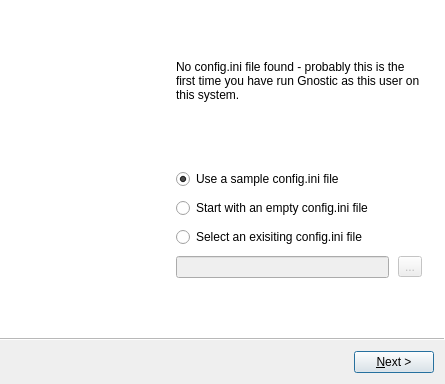
<?xml version="1.0" encoding="UTF-8"?>
<ui version="4.0">
 <class>FirstRunWizard</class>
 <widget class="QWizard" name="FirstRunWizard">
  <property name="geometry">
   <rect>
    <x>0</x>
    <y>0</y>
    <width>445</width>
    <height>384</height>
   </rect>
  </property>
  <property name="windowTitle">
   <string>First Run Wizard</string>
  </property>
  <property name="styleSheet">
   <string notr="true"/>
  </property>
  <property name="wizardStyle">
   <enum>QWizard::ModernStyle</enum>
  </property>
  <property name="options">
   <set>QWizard::NoBackButtonOnStartPage|QWizard::NoCancelButton</set>
  </property>
  <widget class="QWizardPage" name="wizardPage1">
   <layout class="QHBoxLayout" name="horizontalLayout_3">
    <property name="spacing">
     <number>0</number>
    </property>
    <property name="leftMargin">
     <number>0</number>
    </property>
    <property name="topMargin">
     <number>0</number>
    </property>
    <property name="rightMargin">
     <number>15</number>
    </property>
    <property name="bottomMargin">
     <number>0</number>
    </property>
    <item>
     <layout class="QVBoxLayout" name="verticalLayout_2">
      <item>
       <widget class="QWidget" name="logoWidget" native="true">
        <property name="sizePolicy">
         <sizepolicy hsizetype="Fixed" vsizetype="Fixed">
          <horstretch>0</horstretch>
          <verstretch>0</verstretch>
         </sizepolicy>
        </property>
        <property name="minimumSize">
         <size>
          <width>165</width>
          <height>315</height>
         </size>
        </property>
        <property name="maximumSize">
         <size>
          <width>165</width>
          <height>315</height>
         </size>
        </property>
        <property name="styleSheet">
         <string notr="true">background-image: url(:/icons/images/wizard.bmp);
background-position: top left;
background-repeat: none;</string>
        </property>
       </widget>
      </item>
      <item>
       <spacer name="verticalSpacer_4">
        <property name="orientation">
         <enum>Qt::Vertical</enum>
        </property>
        <property name="sizeHint" stdset="0">
         <size>
          <width>0</width>
          <height>0</height>
         </size>
        </property>
       </spacer>
      </item>
     </layout>
    </item>
    <item>
     <spacer name="horizontalSpacer_2">
      <property name="orientation">
       <enum>Qt::Horizontal</enum>
      </property>
      <property name="sizeHint" stdset="0">
       <size>
        <width>36</width>
        <height>20</height>
       </size>
      </property>
     </spacer>
    </item>
    <item>
     <layout class="QVBoxLayout" name="verticalLayout">
      <property name="spacing">
       <number>9</number>
      </property>
      <item>
       <spacer name="verticalSpacer_2">
        <property name="orientation">
         <enum>Qt::Vertical</enum>
        </property>
        <property name="sizeHint" stdset="0">
         <size>
          <width>20</width>
          <height>40</height>
         </size>
        </property>
       </spacer>
      </item>
      <item>
       <widget class="QLabel" name="label">
        <property name="text">
         <string>No config.ini file found - probably this is the first time you have run Gnostic as this user on this system.</string>
        </property>
        <property name="wordWrap">
         <bool>true</bool>
        </property>
       </widget>
      </item>
      <item>
       <spacer name="verticalSpacer_3">
        <property name="orientation">
         <enum>Qt::Vertical</enum>
        </property>
        <property name="sizeHint" stdset="0">
         <size>
          <width>20</width>
          <height>40</height>
         </size>
        </property>
       </spacer>
      </item>
      <item>
       <widget class="QRadioButton" name="sampleRadio">
        <property name="text">
         <string>Use a sample config.ini file</string>
        </property>
        <property name="checked">
         <bool>true</bool>
        </property>
       </widget>
      </item>
      <item>
       <widget class="QRadioButton" name="emptyRadio">
        <property name="text">
         <string>Start with an empty config.ini file</string>
        </property>
       </widget>
      </item>
      <item>
       <widget class="QRadioButton" name="selectRadio">
        <property name="text">
         <string>Select an exisiting config.ini file</string>
        </property>
       </widget>
      </item>
      <item>
       <layout class="QHBoxLayout" name="horizontalLayout_2">
        <property name="spacing">
         <number>9</number>
        </property>
        <property name="rightMargin">
         <number>6</number>
        </property>
        <item>
         <widget class="QLineEdit" name="iniPathEdit">
          <property name="enabled">
           <bool>false</bool>
          </property>
         </widget>
        </item>
        <item>
         <widget class="QToolButton" name="iniBrowseButton">
          <property name="enabled">
           <bool>false</bool>
          </property>
          <property name="text">
           <string>...</string>
          </property>
         </widget>
        </item>
       </layout>
      </item>
      <item>
       <spacer name="verticalSpacer">
        <property name="orientation">
         <enum>Qt::Vertical</enum>
        </property>
        <property name="sizeHint" stdset="0">
         <size>
          <width>20</width>
          <height>40</height>
         </size>
        </property>
       </spacer>
      </item>
     </layout>
    </item>
   </layout>
  </widget>
  <widget class="QWizardPage" name="wizardPage2">
   <layout class="QHBoxLayout" name="horizontalLayout_4">
    <property name="spacing">
     <number>0</number>
    </property>
    <property name="leftMargin">
     <number>0</number>
    </property>
    <property name="topMargin">
     <number>0</number>
    </property>
    <property name="rightMargin">
     <number>15</number>
    </property>
    <property name="bottomMargin">
     <number>0</number>
    </property>
    <item>
     <layout class="QVBoxLayout" name="verticalLayout_6">
      <item>
       <widget class="QWidget" name="logoWidget_3" native="true">
        <property name="sizePolicy">
         <sizepolicy hsizetype="Fixed" vsizetype="Fixed">
          <horstretch>0</horstretch>
          <verstretch>0</verstretch>
         </sizepolicy>
        </property>
        <property name="minimumSize">
         <size>
          <width>165</width>
          <height>315</height>
         </size>
        </property>
        <property name="maximumSize">
         <size>
          <width>165</width>
          <height>315</height>
         </size>
        </property>
        <property name="styleSheet">
         <string notr="true">background-image: url(:/icons/images/wizard.bmp);
background-position: top left;
background-repeat: none;</string>
        </property>
       </widget>
      </item>
      <item>
       <spacer name="verticalSpacer_9">
        <property name="orientation">
         <enum>Qt::Vertical</enum>
        </property>
        <property name="sizeHint" stdset="0">
         <size>
          <width>0</width>
          <height>0</height>
         </size>
        </property>
       </spacer>
      </item>
     </layout>
    </item>
    <item>
     <spacer name="horizontalSpacer_3">
      <property name="orientation">
       <enum>Qt::Horizontal</enum>
      </property>
      <property name="sizeHint" stdset="0">
       <size>
        <width>64</width>
        <height>20</height>
       </size>
      </property>
     </spacer>
    </item>
    <item>
     <layout class="QVBoxLayout" name="verticalLayout_4">
      <item>
       <layout class="QVBoxLayout" name="verticalLayout_5"/>
      </item>
      <item>
       <spacer name="verticalSpacer_6">
        <property name="orientation">
         <enum>Qt::Vertical</enum>
        </property>
        <property name="sizeHint" stdset="0">
         <size>
          <width>20</width>
          <height>40</height>
         </size>
        </property>
       </spacer>
      </item>
      <item>
       <widget class="QLabel" name="label_3">
        <property name="text">
         <string>Gnostic uses the SSH protocol to communicate with *nix hosts. You must choose one of the two following external SSH implementations for gnostic to use:</string>
        </property>
        <property name="wordWrap">
         <bool>true</bool>
        </property>
       </widget>
      </item>
      <item>
       <spacer name="verticalSpacer_8">
        <property name="orientation">
         <enum>Qt::Vertical</enum>
        </property>
        <property name="sizeHint" stdset="0">
         <size>
          <width>20</width>
          <height>40</height>
         </size>
        </property>
       </spacer>
      </item>
      <item>
       <widget class="QLabel" name="label_4">
        <property name="text">
         <string>TODO - for now set the paths in the config dialog</string>
        </property>
        <property name="wordWrap">
         <bool>true</bool>
        </property>
       </widget>
      </item>
      <item>
       <spacer name="verticalSpacer_7">
        <property name="orientation">
         <enum>Qt::Vertical</enum>
        </property>
        <property name="sizeHint" stdset="0">
         <size>
          <width>20</width>
          <height>40</height>
         </size>
        </property>
       </spacer>
      </item>
     </layout>
    </item>
   </layout>
  </widget>
  <widget class="QWizardPage" name="wizardPage3">
   <layout class="QHBoxLayout" name="horizontalLayout">
    <property name="leftMargin">
     <number>0</number>
    </property>
    <property name="topMargin">
     <number>0</number>
    </property>
    <property name="rightMargin">
     <number>15</number>
    </property>
    <property name="bottomMargin">
     <number>0</number>
    </property>
    <item>
     <layout class="QVBoxLayout" name="verticalLayout_3">
      <item>
       <widget class="QWidget" name="logoWidget_2" native="true">
        <property name="sizePolicy">
         <sizepolicy hsizetype="Fixed" vsizetype="Fixed">
          <horstretch>0</horstretch>
          <verstretch>0</verstretch>
         </sizepolicy>
        </property>
        <property name="minimumSize">
         <size>
          <width>165</width>
          <height>315</height>
         </size>
        </property>
        <property name="maximumSize">
         <size>
          <width>165</width>
          <height>315</height>
         </size>
        </property>
        <property name="styleSheet">
         <string notr="true">background-image: url(:/icons/images/wizard.bmp);
background-position: top left;
background-repeat: none;</string>
        </property>
       </widget>
      </item>
      <item>
       <spacer name="verticalSpacer_5">
        <property name="orientation">
         <enum>Qt::Vertical</enum>
        </property>
        <property name="sizeHint" stdset="0">
         <size>
          <width>0</width>
          <height>0</height>
         </size>
        </property>
       </spacer>
      </item>
     </layout>
    </item>
    <item>
     <spacer name="horizontalSpacer">
      <property name="orientation">
       <enum>Qt::Horizontal</enum>
      </property>
      <property name="sizeHint" stdset="0">
       <size>
        <width>37</width>
        <height>20</height>
       </size>
      </property>
     </spacer>
    </item>
    <item>
     <widget class="QLabel" name="label_2">
      <property name="text">
       <string>Gnostic should now be ready to use.  Note that if you chose the sample config.ini file, you probably won't be able to actually run the monitors which have been configured because they connect to [probably] ficticious machines / accounts.</string>
      </property>
      <property name="wordWrap">
       <bool>true</bool>
      </property>
     </widget>
    </item>
   </layout>
  </widget>
 </widget>
 <resources/>
 <connections/>
</ui>
